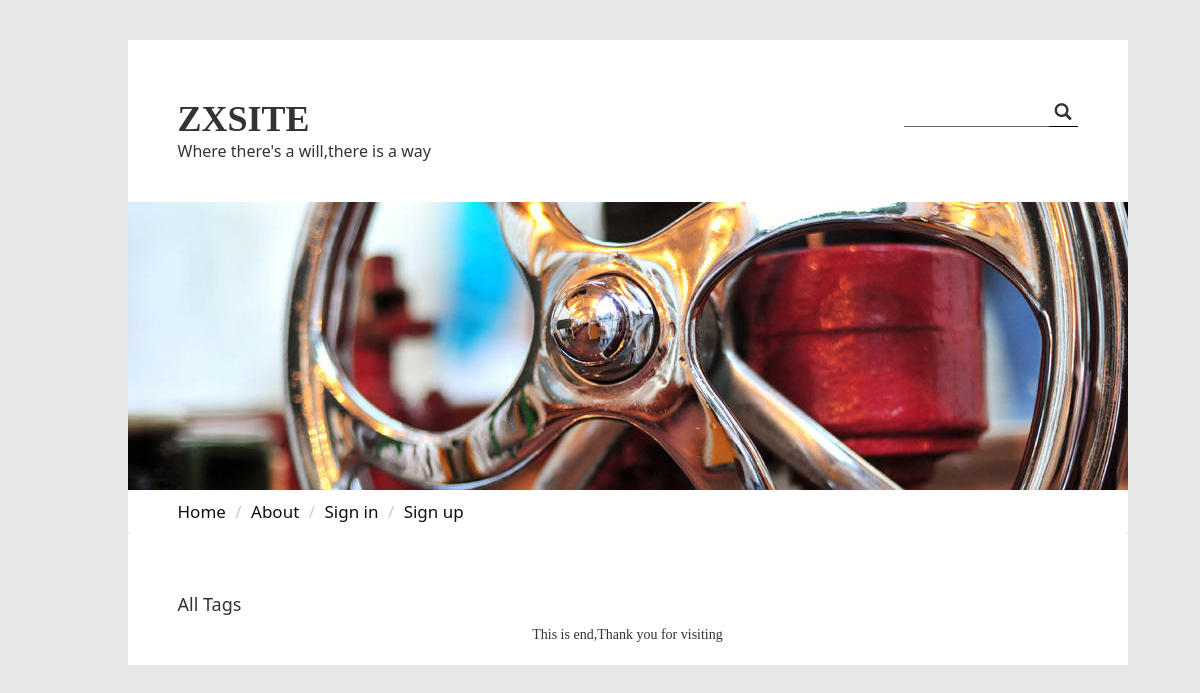
/indexbytag/, run on an earlier commit of the app's database.
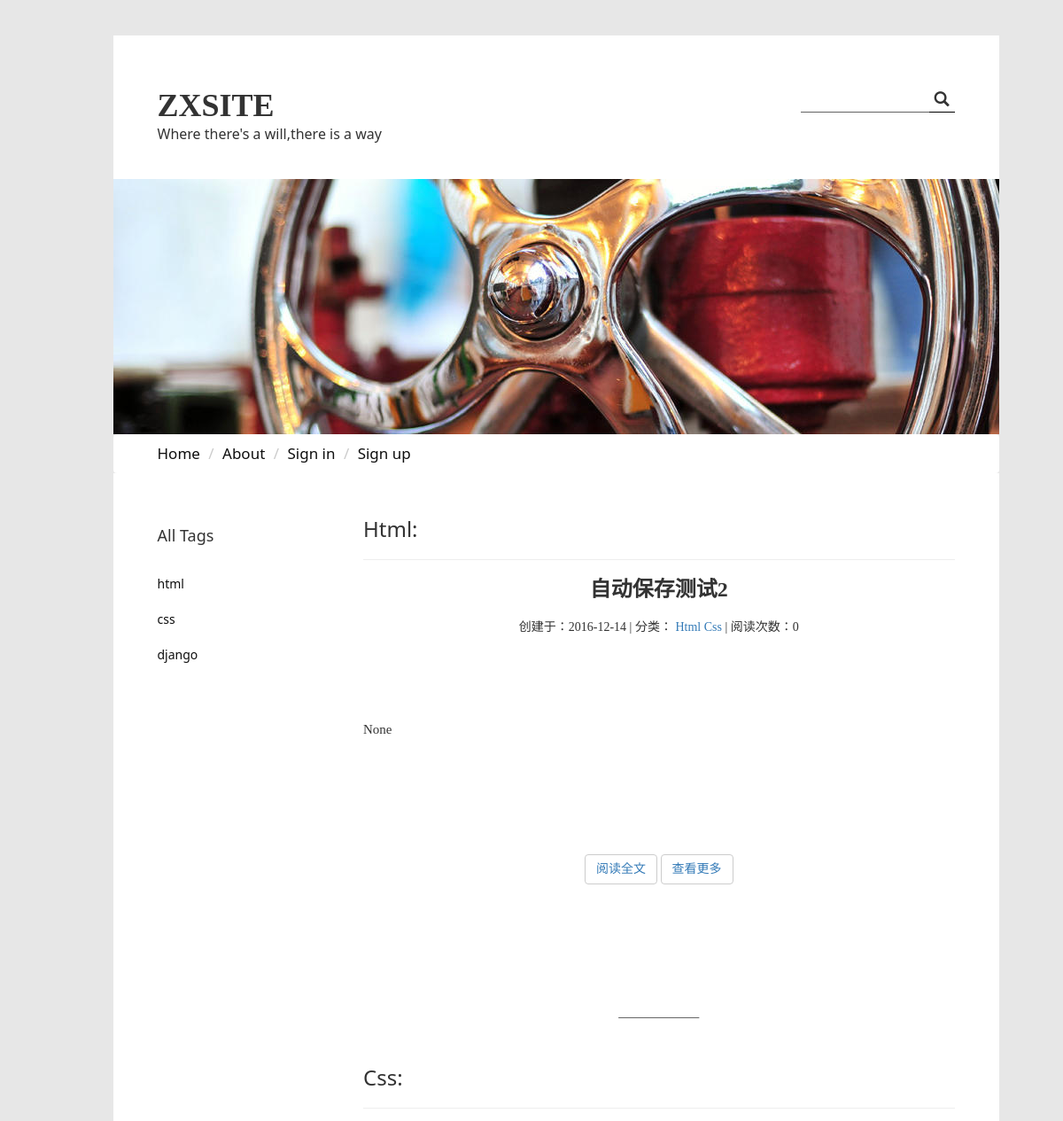
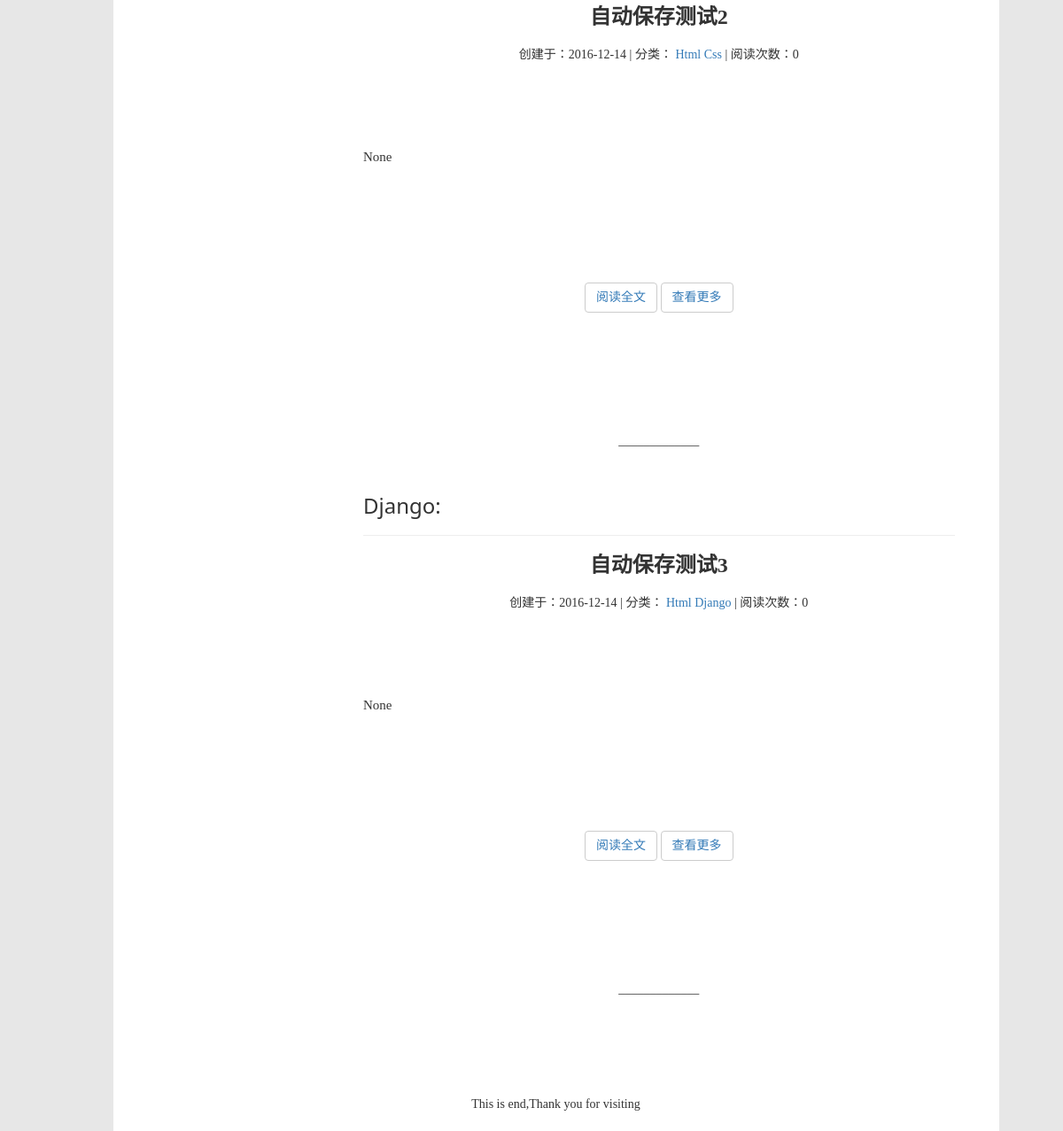
And on a later commit of the database (2 pictures, top to bottom).
### zxsite/models.py (models this page shows, shortened)
class Tag(models.Model):
    name = models.CharField(verbose_name='标签名',max_length=20)
    TAG_STATUS = (
        ('L','LIVE'),
        ('D','DEAD')
    )
    status = models.CharField(max_length=5,choices=TAG_STATUS)
    created_time = models.DateTimeField('创建时间', auto_now_add=True)
    related_articles = models.PositiveIntegerField('相关文章数')
    def __str__(self):
        return self.name
    class meta:
        ordering = ['-related_articles']

class Article(models.Model):
    author = models.ForeignKey('Bloger', verbose_name='作者')
    tags = models.ManyToManyField('Tag', verbose_name='标签')
    title = models.CharField('标题', max_length=50)
    content = models.TextField('正文')
    abstract = models.TextField('摘要',null=True,blank=True)
    ARTICLE_STATUS = (
        ('P', 'PUBLIC'),
        ('E', 'EDITING'),
        ('D', 'DELETED'),
        ('C', 'DELETE-COMPELETLY')
    )
    status = models.CharField('文章状态', max_length=1, choices=ARTICLE_STATUS)
    created_time = models.DateTimeField('创建时间', auto_now_add=True)
    lasted_modified_time = models.DateTimeField('最新修改时间', auto_now=True)
    views = models.PositiveIntegerField('浏览数', default=0)
    likes = models.PositiveIntegerField('点赞数', default=0)
    topped = models.BooleanField('是否置顶', default=False)
    class meta:
        ordering = ['-lasted_modified_time']

### zxsite/views.py (the view)
# urls.py: url(r'^indexbytag/$',views.indexbytag,name='indexbutag'),
def indexbytag(request):
    tags = Tag.objects.all().order_by('created_time')
    content = {
        'tags':tags
    }
    return render(request,'zxsite/indexbytag.html',content)

### zxsite/templates/zxsite/indexbytag.html
{% extends 'zxsite/subbase1.html' %}
{% block indexbytag %}
    {% load static %}
    <link rel="stylesheet" href="{% static 'zxsite/css/simple-sidebar.css' %}">
    <div class="row">
        <div class="col-md-3">
            <ul class="sidebar-nav" style="margin-left: -20px;margin-top: 10px">
                <li class="sidebar-brand">
                    All Tags
                </li>
                {% for tag in tags %}
                    <li><a href="/tags/{{ tag.id }}">{{ tag.name }}</a></li>
                {% endfor %}
            </ul>
        </div>
        <div class="col-md-9">
            {% for tag in tags %}
                {% if tag.article_set.count > 0 %}
                    <h3 class="text-capitalize">{{ tag.name }}:</h3>
                    <hr>
                    <div style="" class="self-atc-div">
                    <h3 style="">{{ tag.article_set.all.0.title }}</h3>
                    <div style="">
                        <p style="">创建于：{{ tag.article_set.all.0.created_time|date:'Y-m-d' }}</p>
                        |
                        分类：
                        {% for tag in tag.article_set.all.0.tags.all %}
                        <p class="text-capitalize"><a href="">{{ tag }}</a></p>
                        {% endfor %}
                        |
                        <p>阅读次数：{{tag.article_set.all.0.views }}</p>
                    </div>
                    <p class="text-justify self-atc-div-p">{{ tag.article_set.all.0.abstract | safe }}</p>
                    <div class="center-block" >
                        <button class="btn btn-default" >
                        <a href="/article/{{ article.id }}">阅读全文</a>
                        </button>
                        <button class="btn btn-default">
                            <a href="/tags/{{ tag.id }}">查看更多</a>
                        </button>
                    </div>
                    <footer>_____________</footer>
                </div>
                {% endif %}
            {% endfor %}
        </div>
    </div>
{% endblock %}

What changed in the data, as far as the page shows it:
added Tag: name "html", name "Html", article_set.all.0 "自动保存测试2", article_set.all.0.created_time "2016-12-14", article_set.all.0.views "0", article_set.all.0.abstract "None"
added Tag: name "css", name "Css", article_set.all.0 "自动保存测试2", article_set.all.0.created_time "2016-12-14", article_set.all.0.views "0", article_set.all.0.abstract "None"
added Tag: name "django", name "Django", article_set.all.0 "自动保存测试3", article_set.all.0.created_time "2016-12-14", article_set.all.0.views "0", article_set.all.0.abstract "None"
